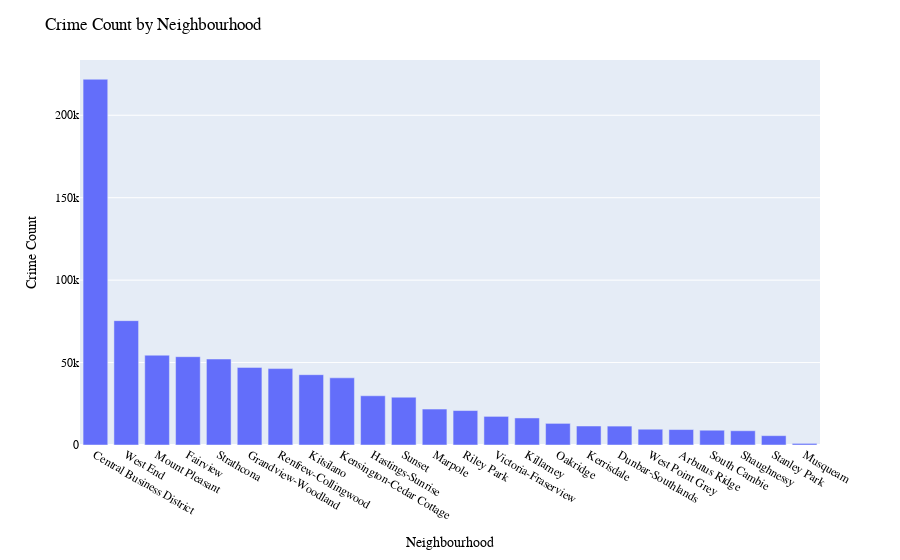

The notebook cell saved with this chart:
### Markdown cell above
Crime Count Visualization by Neighbourhood

### Code cell
value_count = data["NEIGHBOURHOOD"].value_counts()
fig = px.bar(value_count , x = value_count.index , y = value_count.values,)

fig.update_layout(
    title="Crime Count by Neighbourhood",
    xaxis_title="Neighbourhood",
    yaxis_title="Crime Count",
    font=dict(family="Arial", size=12, color="black"),
)

fig.show()

### Figure 1 — Plotly figure (JSON) as saved in the notebook; plotly's stock layout.template omitted (floating-point values rounded to 4 significant figures)
{"data": [{"alignmentgroup": "True", "hovertemplate": "NEIGHBOURHOOD=%{x}<br>y=%{y}<extra></extra>", "legendgroup": "", "marker": {"color": "#636efa", "pattern": {"shape": ""}}, "name": "", "offsetgroup": "", "orientation": "v", "showlegend": false, "textposition": "auto", "type": "bar", "x": ["Central Business District", "West End", "Mount Pleasant", "Fairview", "Strathcona", "Grandview-Woodland", "Renfrew-Collingwood", "Kitsilano", "Kensington-Cedar Cottage", "Hastings-Sunrise", "Sunset", "Marpole", "Riley Park", "Victoria-Fraserview", "Killarney", "Oakridge", "Kerrisdale", "Dunbar-Southlands", "West Point Grey", "Arbutus Ridge", "South Cambie", "Shaughnessy", "Stanley Park", "Musqueam"], "xaxis": "x", "y": [221841, 75411, 54470, 53570, 52161, 47082, 46349, 42649, 40743, 29856, 28995, 21810, 20891, 17357, 16400, 13116, 11518, 11466, 9569, 9374, 8962, 8652, 5663, 972], "yaxis": "y"}], "layout": {"barmode": "relative", "font": {"color": "black", "family": "Arial", "size": 12}, "legend": {"tracegroupgap": 0}, "margin": {"t": 60}, "title": {"text": "Crime Count by Neighbourhood"}, "xaxis": {"anchor": "y", "domain": [0, 1], "title": {"text": "Neighbourhood"}}, "yaxis": {"anchor": "x", "domain": [0, 1], "title": {"text": "Crime Count"}}}}
